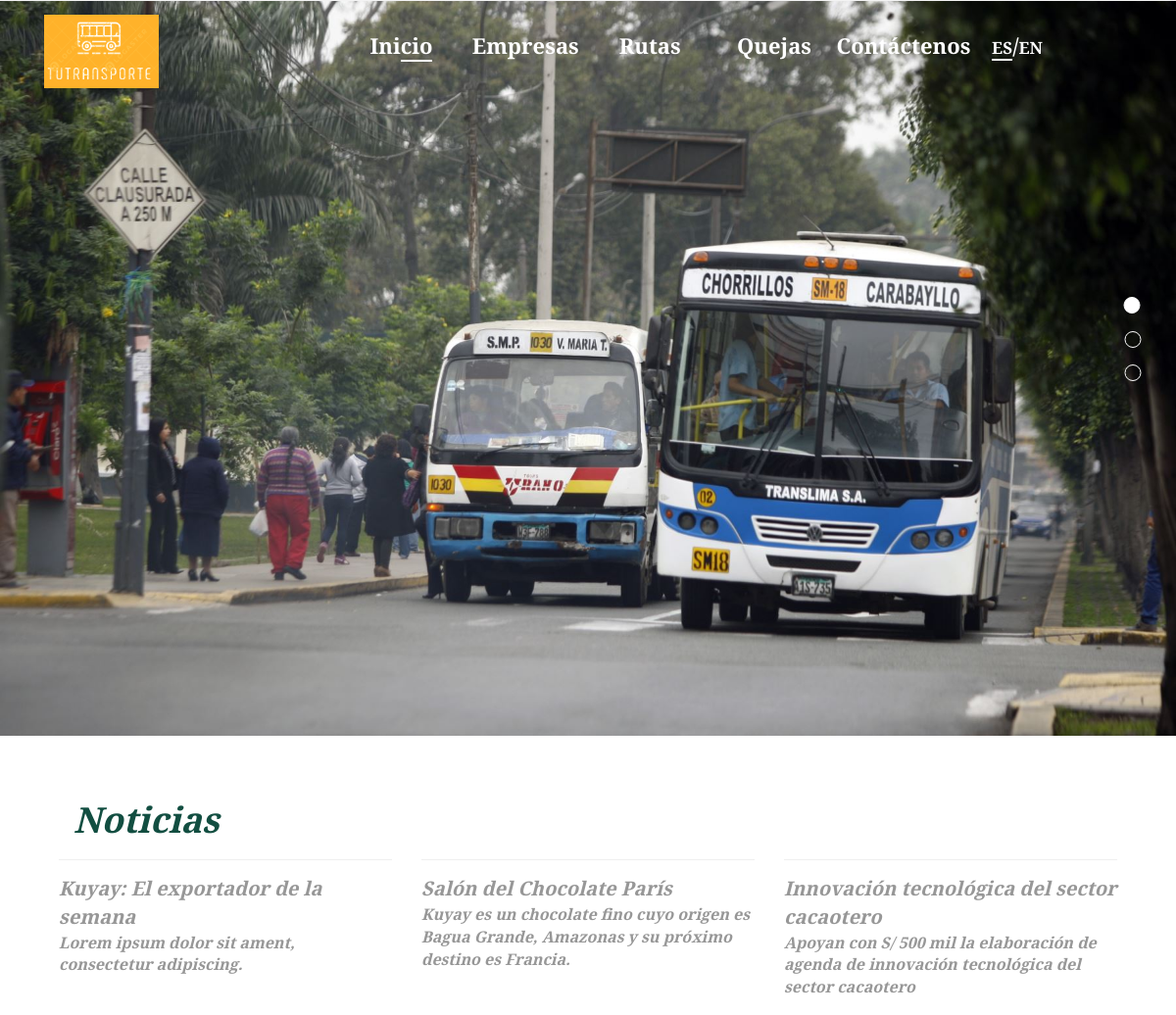
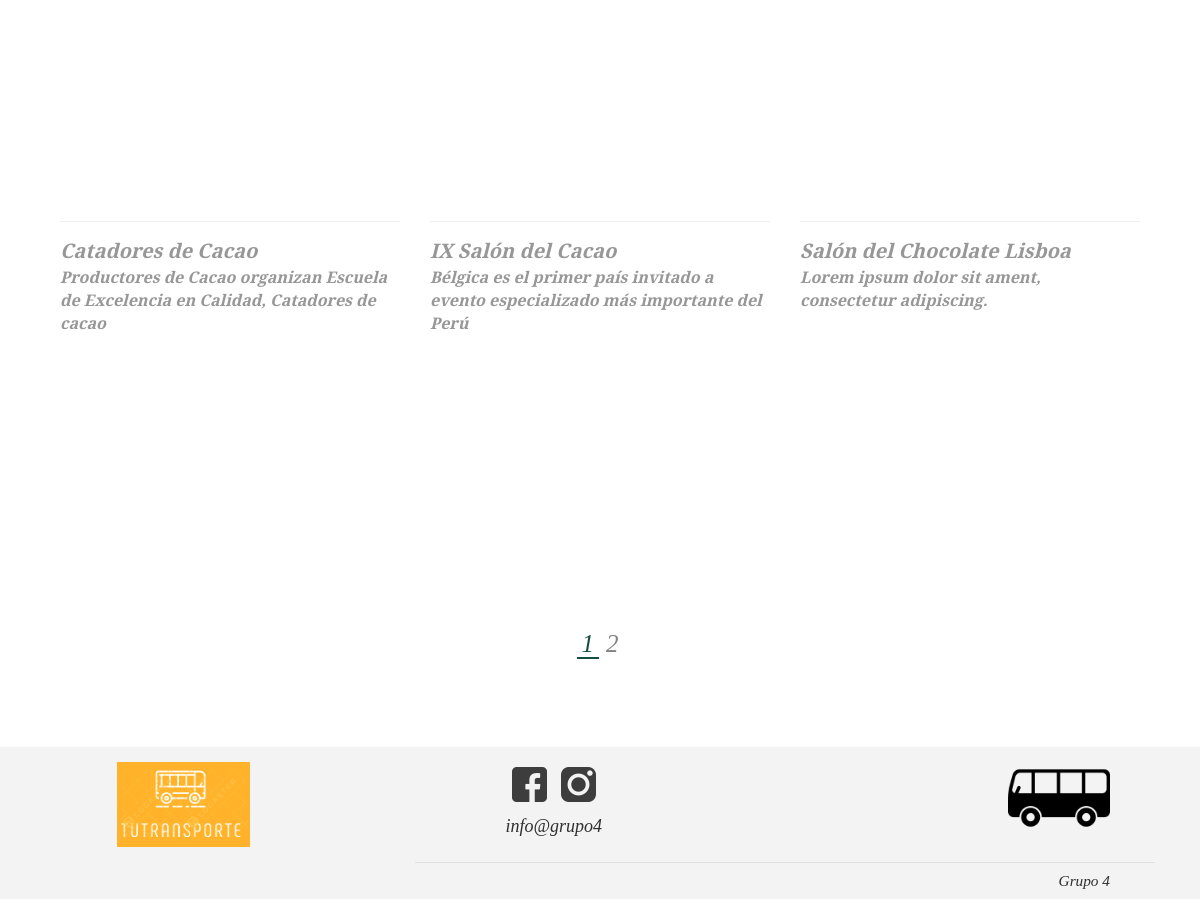
Page /inicio.php on the committed database (2 pictures, top to bottom).
### tables this page shows
CREATE TABLE `noticia` (
  `noticia_id` int(11) NOT NULL,
  `noticia_orden` int(11) DEFAULT NULL,
  `noticia_titulo` varchar(100) DEFAULT NULL,
  `noticia_subtitulo` text,
  `noticia_descripcion` text NOT NULL,
  `noticia_descripcion2` text NOT NULL,
  `noticia_descripcion3` text,
  `noticia_imagen` varchar(100) NOT NULL,
  `noticia_imagen2` varchar(100) DEFAULT NULL,
  `noticia_imagen3` varchar(100) DEFAULT NULL,
  `noticia_link_face` varchar(250) DEFAULT NULL,
  `noticia_activo` int(11) DEFAULT NULL,
  `noticia_titulo_ingles` varchar(100) DEFAULT NULL,
  `noticia_subtitulo_ingles` text,
  `noticia_descripcion_ingles` text NOT NULL,
  `noticia_descripcion2_ingles` text NOT NULL,
  `noticia_descripcion3_ingles` text,
  `noticia_fecha` text NOT NULL
);

### intranet/models/general.class.php (called while the page is built, shortened)
<?php
require_once dirname(__FILE__).'/conexionBD.class.php';
class generalQuery extends ConexionBD
{
	private $selectArg;
	function __construct($query='',$selectArg = '',$insertArg = '',$updateArg = '',$deleteArg = '')
	{
        $this->selectArg = $selectArg;
	}
    public function setSelectArg($selectArg=''){
		$this->selectArg = $selectArg;
	}
	public function getSelectArg(){
		return $this->selectArg;
	}
	private function resultSelect($result)
	{
			$result->execute();
			$call = $result->fetchAll();
			return $call;
	}
	protected function defineSelectQuery()
	{
        $arg = $this->getSelectArg();
        $countArrTables = count($arg['tables']);
        $countArrConditional = count($arg['conditional']);
        $countArrOrder = count($arg['order']);
        $countArrLimit = count($arg['limit']);
        $countArrFields = count ($arg['fields']);
        $countArrOperation = count ($arg['operation']);
        $firstTable = '';
        $innerTables = '';
        $orderTable = '';
        $coma = '';
        if($countArrOperation==0){
            if($countArrFields>0){
                for($k=0;$k<$countArrFields;$k++){
                    if($k==0){$coma = '';}else{$coma = ' ,';}
                    $fieldsConsult .= $coma.$arg['fields'][$k][0];
                }
            }else{
                $fieldsConsult = ' * ';
            }
        }else{
            for($k=0;$k<$countArrOperation;$k++){
                if($k==0){$coma = '';}else{$coma = ' ,';}
                $fieldsConsult .= $coma.$arg['operation'][$k][0].'('.$arg['operation'][$k][1].') as '.$arg['operation'][$k][2].' ';
            }
        }
        if($countArrTables>0){
            for($i=0;$i<$countArrTables;$i++){
                $cont = $cont+1;
                if($i==0){
                    $firstTable = $arg['tables'][0][0].' as '.$arg['tables'][0][1];
                    $innerTables='';
                }
                $innerTables = $firstTable.$innerTables;
            }
        }
        if($countArrConditional>0){
            for($f=0;$f<$countArrConditional;$f++){
                if($arg['conditional'][$f][0]==''){
                    $ini = '';
                }else{
                    $ini = $arg['conditional'][$f][0];
                }
                $conditionalTables .= ' '.$ini.' '.$arg['conditional'][$f][1].' '.$arg['conditional'][$f][2].' '.$arg['conditional'][$f][3];
            }
            $conditional = ' where '.$conditionalTables;
        }
        for($g=0;$g<$countArrOrder;$g++){
            $orderTable .= ' '.$arg['order'][$g][0].' '.$arg['order'][$g][1].' '.$arg['order'][$g][2];
        }
        for($h=0;$h<$countArrLimit;$h++){
            $limitTable .= ' limit '.$arg['limit'][$h][0].' offset '.$arg['limit'][$h][1];
        }
        $innerTables_return = $innerTables;
        $conditional_return = $conditional;
        $orderTable_return = $orderTable;
        $limitTable_return = $limitTable;
        $fieldsConsult_return = $fieldsConsult;
        $consult = $innerTables_return.$conditional_return.$orderTable_return.$limitTable_return.'|'.$fieldsConsult_return;
        return $consult;
	}
    public function selectData()
    {
        $arrConsult = explode('|',$this->defineSelectQuery());
        $bodyConsult = $arrConsult[0];
        $fieldsConsult = $arrConsult[1];
        $this->query = 'call sp_select_getdata(:v1,:v2);';
		$result = $this->conectBD()->prepare($this->query);
        $a = $fieldsConsult;
        $b = $bodyConsult;
		$result->bindParam(':v1',$a);
		$result->bindParam(':v2',$b);
		$rpta = $this->resultSelect($result);
		return $rpta;
    }
}
?>

### intranet/models/conexionBD.class.php (called while the page is built, shortened)
<?php
class ConexionBD
{
  private static $pdo;
   public function conectBD()
   {
       try{
           if (self::$pdo == null) {
                    self::$pdo = new PDO('mysql:dbname=' . DATA_BASE .';host=' . HOST . ';',USER_DB,PASS_DB,array(PDO::MYSQL_ATTR_INIT_COMMAND => "SET NAMES utf8")
                    );
                   self::$pdo->setAttribute(PDO::ATTR_ERRMODE, PDO::ERRMODE_EXCEPTION);
               }
           return self::$pdo;
       }catch(PDOException $e){
           echo ($e->getMessage());
       }
   }
}
 ?>

### controllers/inicio.php (called while the page is built, shortened)
<?php
require_once 'intranet/common/config.php';
require_once 'intranet/models/general.class.php';
include 'models/web.class.php';
$obj = new Catalogo_web();
	$arg = array(
		$noticia_id
	);
	$listaNoticias = $obj->listaNoticias($arg);
	$pagina_actual = isset($_GET['pagina']) ? (int)$_GET['pagina'] : 1;
	$postPorPagina = 6;
	$inicio = ($pagina_actual > 1)? (($pagina_actual - 1)*$postPorPagina) : 0;
	$noticiasPorPagina = $obj->noticiasXpagina($inicio,$postPorPagina);
require $path['tpl'].'template.php';
?>

### inicio.php (called while the page is built)
<?php
require 'common/config.php';
require $path['controllers'].basename($_SERVER['PHP_SELF']);
?>

### models/web.class.php (the view, shortened to what this page needs)
<?php
class Catalogo_web extends generalQuery
{
        public function noticiasXpagina($inicio,$cantidad){
            $result = $this->selectData();
            foreach($result as $col){
                $htmlSelect3 .= '
                    <div class="noticias-alto pro-sect2-cuadro pro-sect2-cuadro1 col-xs-12 col-sm-6 col-md-4">
                        <form action="noticiaDetalle.php" method="get">
                            <button style="border: none; padding: 0; outline: none;" type="submit" name="noticia-id" class="btn-prod" value="'.$col['noticia_id'].'">
                                <div class="pro-sect2-img col-xs-12">
                                    <img id="prod1" class="img-responsive" src="intranet/view/app/img/noticias/'.$col['noticia_imagen'].'" alt="">
                                    <div class="img-producto text-center">
                                        <img class="hidden-xs hidden-sm img-detalle" src="app/img/productos/icon.png" alt="">
                                    </div>
                                </div>
                                <div class="pro-sect2-nombre col-xs-12 col-xs-12">
                                    <div class="pro-sect2-titulo col-xs-12 col-xs-12">
                                        '.$col['noticia_titulo'].'
                                    </div>
                                    <div class="pro-sect2-subtitulo col-xs-12 col-xs-12">
                                        '.$col['noticia_subtitulo'].'
                                    </div>
                                </div>
                            </button>
                        </form>
                    </div>
                ';
            }
            if($htmlSelect3!=''){
                return $htmlSelect3;
            }else if($htmlSelect3 == ''){
                return 0;
            }
        }
        public function listaNoticias($noticia_id)
        {
            $result = $this->selectData();
            foreach($result as $col){
                $htmlSelect2 .= '
                    <div class="pro-sect2-cuadro pro-sect2-cuadro1 col-xs-12 col-sm-6">
                        <button style="border: none; padding: 0;" type="submit" formaction="productoDetalle.php" name="producto-id" class="btn-prod" value="'.$col['producto_id'].'">
                            <div class="pro-sect2-img col-xs-12">
                                <img id="prod1" class="img-responsive" src="intranet/view/app/img/productos/'.$col['producto_imagen'].'" alt="">
                                <div class="img-producto text-center">
                                    <img class="hidden-xs hidden-sm img-detalle" src="app/img/productos/icon.png" alt="">
                                </div>
                            </div>
                            <div style="background:'.$categoria_color.'" class="pro-sect2-nombre col-xs-12 col-xs-12">
                                <div class="pro-caja">
                                    '.$col['producto_nombre'].'
                                </div>
                            </div>
                        </button>
                    </div>
                ';
            }
            if($htmlSelect2!=''){
                return $htmlSelect2;
            }else if($htmlSelect2 == ''){
                return 0;
            }
        }
    }
 ?>

### rows in the picture
noticia: $col['noticia_id'] 33 (drawn), noticia_titulo "Kuyay: El exportador de la semana", noticia_subtitulo "Lorem ipsum dolor sit ament, consectetur adipiscing."
noticia: $col['noticia_id'] 24 (drawn), noticia_titulo "Salón del Chocolate París", noticia_subtitulo "Kuyay es un chocolate fino cuyo origen es Bagua Grande, Amazonas y su próximo destino es Francia."
noticia: $col['noticia_id'] 25 (drawn), noticia_titulo "Innovación tecnológica del sector cacaotero", noticia_subtitulo "Apoyan con S/ 500 mil la elaboración de agenda de innovación tecnológica del sector cacaotero"
noticia: $col['noticia_id'] 27 (drawn), noticia_titulo "Catadores de Cacao", noticia_subtitulo "Productores de Cacao organizan Escuela de Excelencia en Calidad, Catadores de cacao"
noticia: $col['noticia_id'] 32 (drawn), noticia_titulo "IX Salón del Cacao", noticia_subtitulo "Bélgica es el primer país invitado a evento especializado más importante del Perú"
noticia: $col['noticia_id'] 28 (drawn), noticia_titulo "Salón del Chocolate Lisboa", noticia_subtitulo "Lorem ipsum dolor sit ament, consectetur adipiscing."

### other values in the picture
$lang['menu'][0] "Ini cio"
$lang['menu'][1] "Empre sas"
$lang['menu'][2] "Ru tas"
$lang['menu'][3] "Que jas"
$lang['menu'][4] "Contácte nos"
$lang['inicio']['ini1'] "Noticias"
